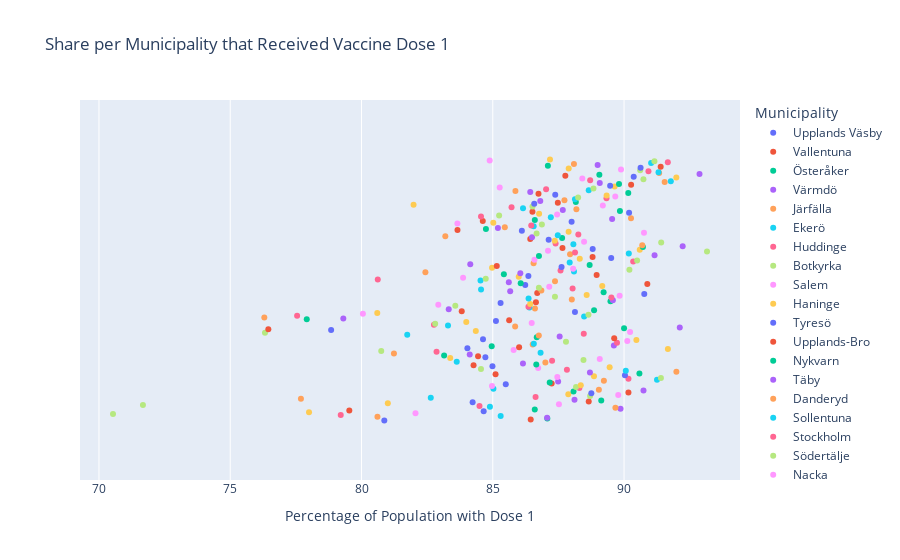

This figure's notebook cell:
### Markdown cell above
The code above shows the share of the citizens that received dose one split on municipalities and sorted on 'Andel_dos1' (Share dose one). The first five are the ones with the highest share of vaccinated with dose one and last five rows are the ones with the lowest share of vaccinated with dose one.

From what we can see Botkyrka has the lowest numbers of citizens that received dose one with just 70% of the total population in the municipality. On the other hand we have Hammarö that vaccinated 93% of their population with at lest one dose.

In the graph below we can se all municipalities shares of vaccination one in the country.

### Code cell
percent_share_dose_one = vaccinated_municipality['Andel_dos1'] * 100

fig = px.strip(
    vaccinated_municipality, 
    x=percent_share_dose_one, 
    hover_name='KnNamn', 
    title='Share per Municipality that Received Vaccine Dose 1', 
    color='KnNamn', 
    labels={
        'Andel_dos1': 'Share dose 1',
        'KnNamn': 'Municipality'
    },
).update_xaxes(title_text='Percentage of Population with Dose 1').show()
# fig.write_html()
